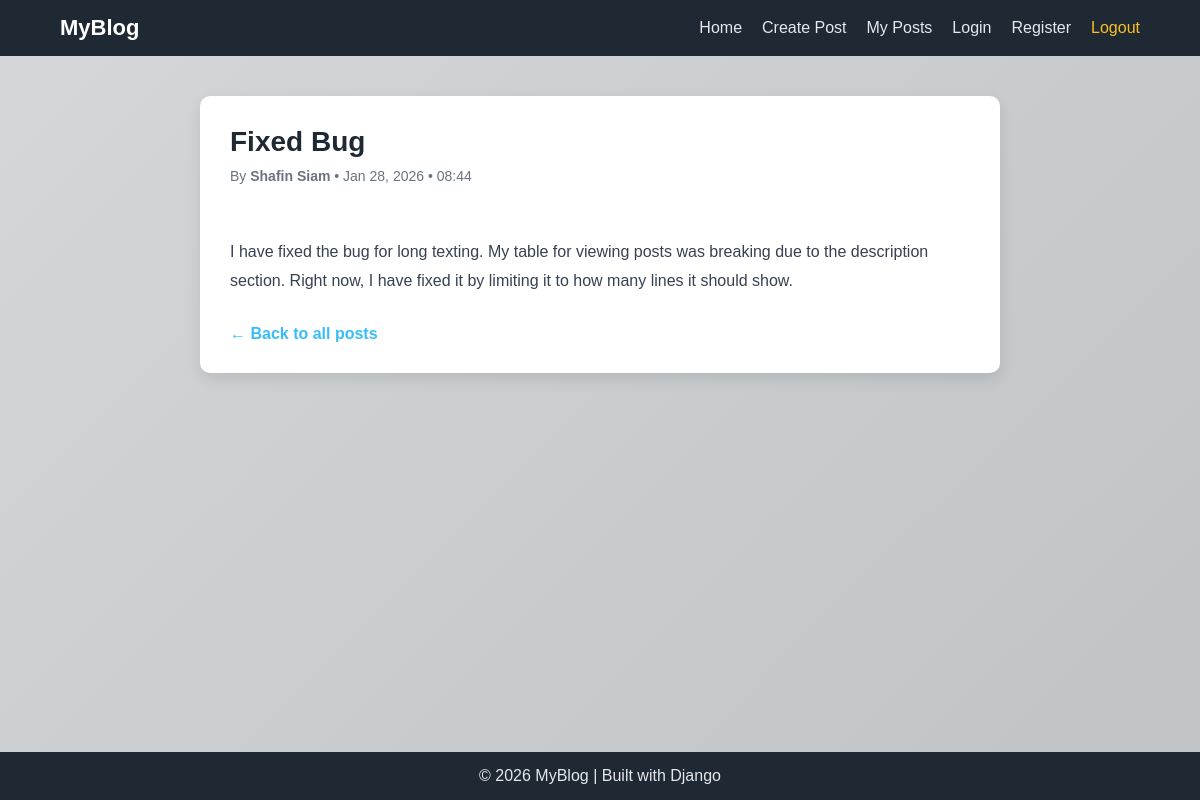
Before: /post_detail/6 with the older database file.
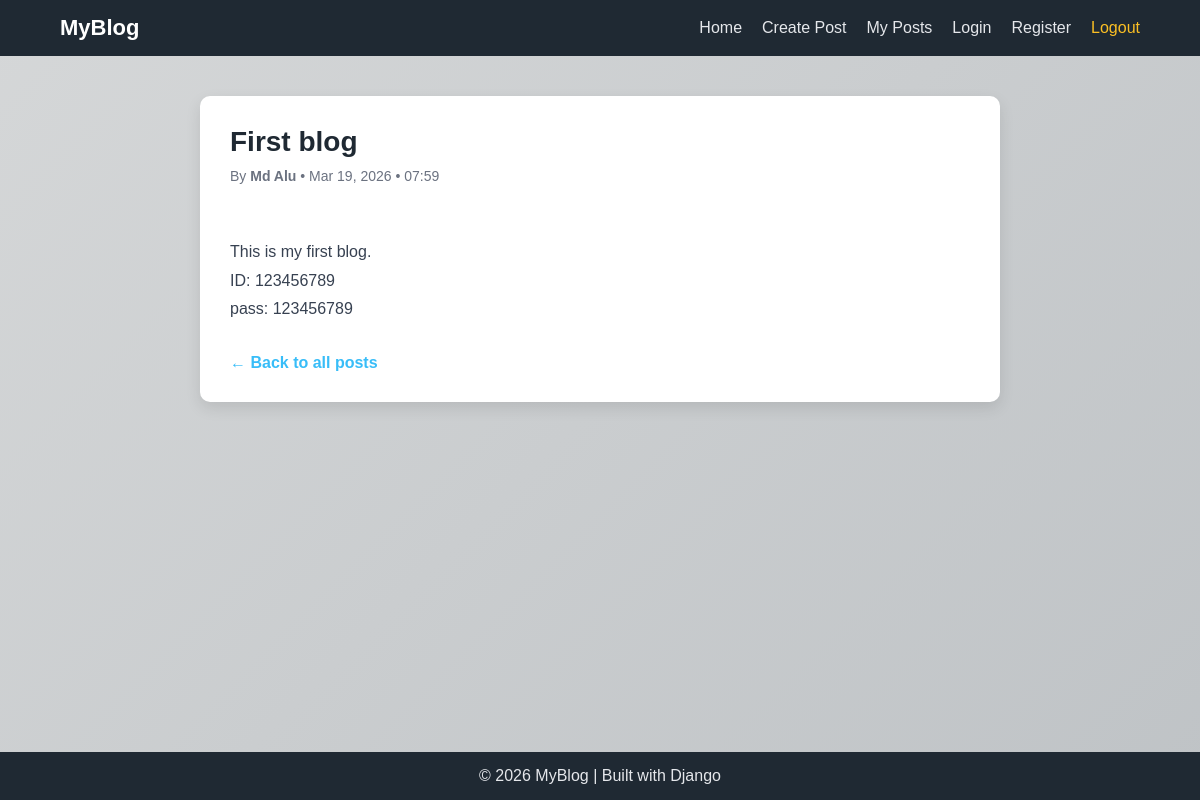
After: the same page with the newer database file.
### blogapp/models.py (models this page shows, shortened)
class Post(models.Model):
    title = models.CharField(max_length=100)
    description = models.TextField()
    created_by = models.ForeignKey(User, on_delete=models.CASCADE)
    created_at = models.DateTimeField(auto_now_add=True)

### blogapp/views.py (the view)
# urls.py: path('post_detail/<int:post_id>', views.post_detail,name='post_detail'),
def post_detail(request, post_id):
    post = get_object_or_404(Post, id=post_id)
    return render(request, 'posts/post_details.html', {'post': post})

### blogapp/templates/posts/post_details.html (shortened to what this page needs)
{% extends "base.html" %}
{% block content %}
<div class="post-wrapper">
    <h1 class="post-title">{{ post.title }}</h1>
    <div class="post-meta">
        By <strong>
            {{ post.created_by.first_name }} {{ post.created_by.last_name }}
        </strong>
        • {{ post.created_at|date:"M d, Y • H:i" }}
    </div>
    <div class="post-content">
        {{ post.description }}
    </div>
    <a href="{% url 'home' %}" class="back-link">← Back to all posts</a>
</div>
{% endblock %}

Changed rows visible on the page:
changed Post: title "Fixed Bug" → "First blog"; created_by.first_name "Shafin" → "Md"; created_by.last_name "Siam" → "Alu"; created_at "Jan 28, 2026 • 08:44" → "Mar 19, 2026 • 07:59"; description "I have fixed the bug for long texting. My table for viewing posts was breaking due to the description section. Right now, I have fixed it by limiting it to how many lines it should show." → "This is my first blog. ID: 123456789 pass: 123456789"
